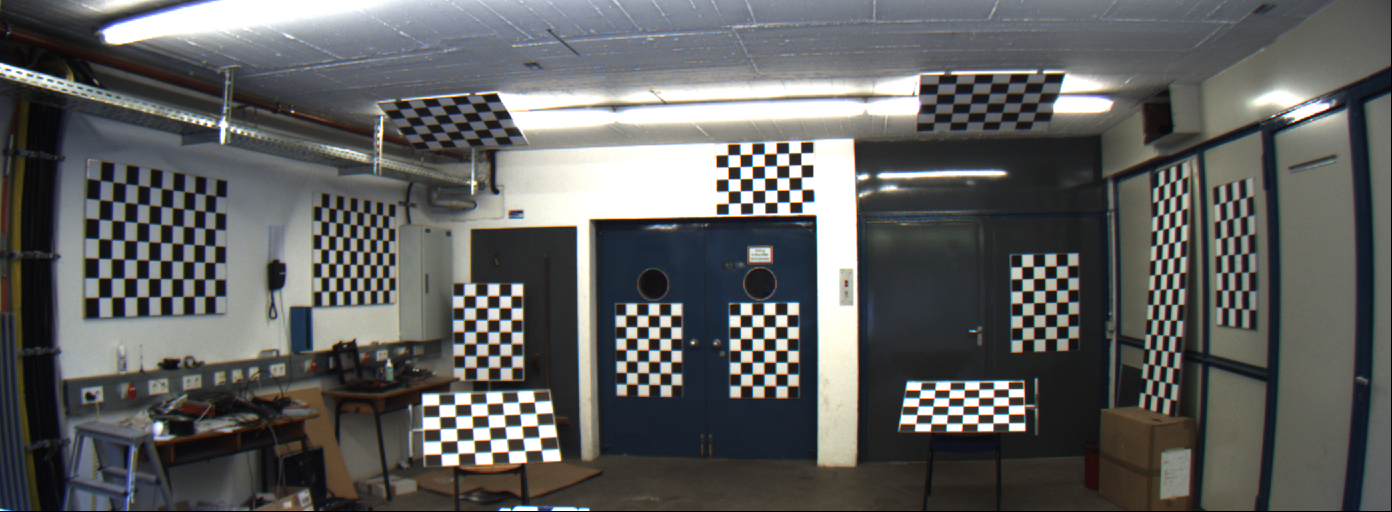
#> input picture calibration.png, 1392 x 512 px
$ jupyter execute Calibration.ipynb
#> lines starting #> are read from the running program, lines starting #| are printed output that depends on the picture; after the words box and inside, x2 and y2 are one past the last pixel; in counts of white or black regions, pixels touching at a corner belong together
[cell 1]
import numpy as np
import cv2
import matplotlib.pyplot as plt
import os

[cell 2]
# Load the image (replace with the path to your uploaded image)
image_path = 'calibration.png'
img = cv2.imread(image_path)
#> img is the input picture: shape (512, 1392, 3); mean B, G, R 94.4, 95.3, 94.4

# Convert to grayscale for corner detection
gray = cv2.cvtColor(img, cv2.COLOR_BGR2GRAY)
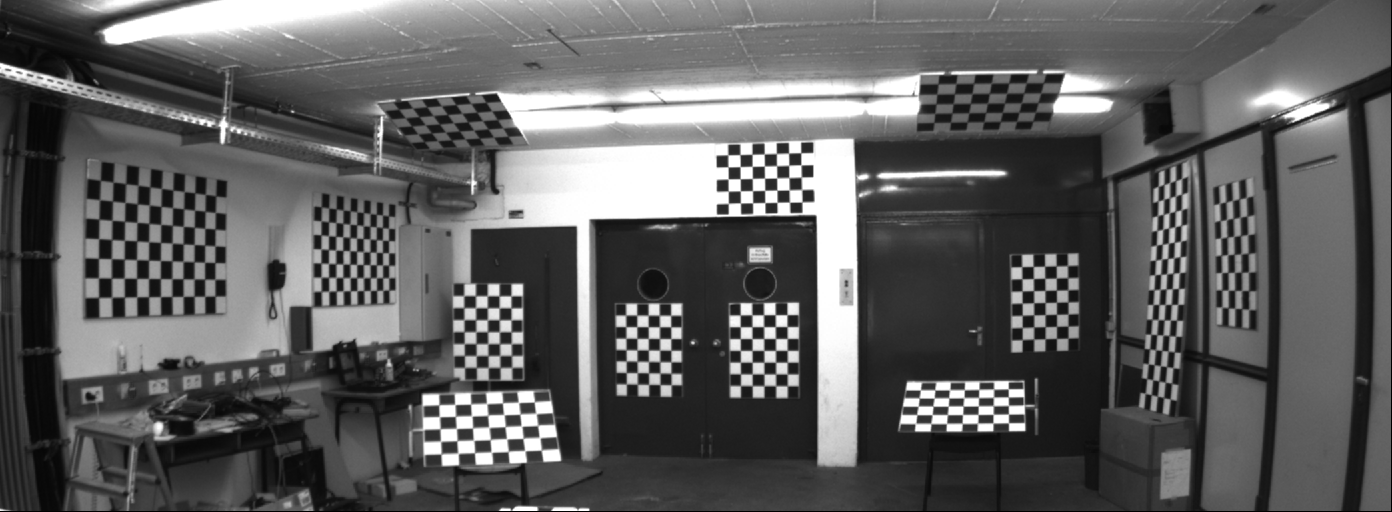
#> gray: shape (512, 1392); min 0, max 255, mean 94.9

# break the image in half
half = gray.shape[1] // 2
#> half = 696
left = gray[:, :half]
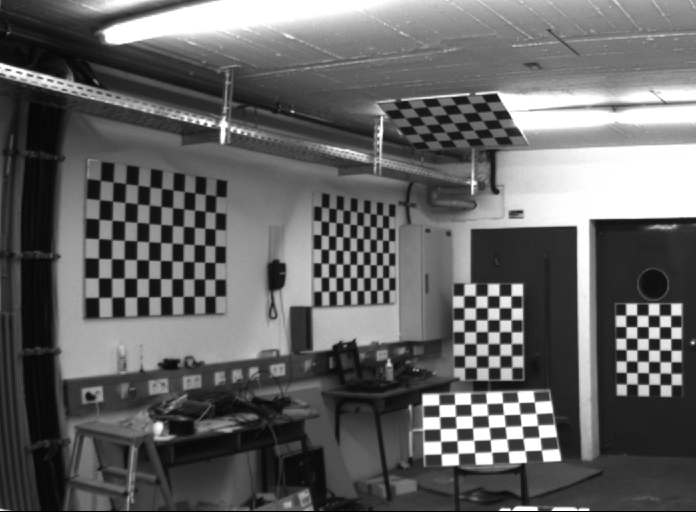
#> left: shape (512, 696); min 0, max 255, mean 99.9
right = gray[:, half:]
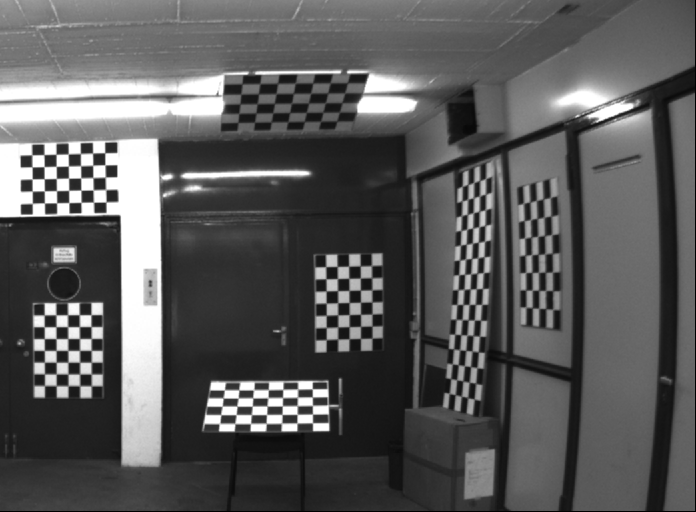
#> right: shape (512, 696); min 0, max 255, mean 89.9

#display right and left images
plt.figure(figsize=(10, 5))
plt.subplot(1, 2, 1)
plt.imshow(left, cmap='gray')
plt.title('Left Image')
plt.subplot(1, 2, 2)
plt.imshow(right, cmap='gray')
plt.title('Right Image')
plt.show()
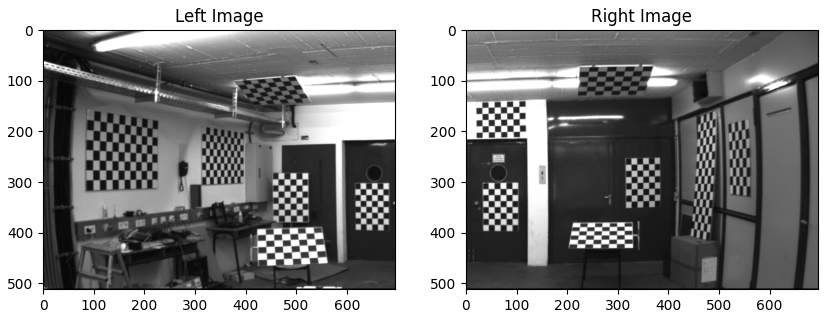
#> figure drawn by matplotlib, 2 panels

gray= left.copy()

[cell 3]
# List of chessboards with their respective number of internal corners (vertical, horizontal)
chessboards = [
    (15,5),
    (5,7),
    (7,5),
    (5,7),
    (7,5),
    (5,7),
    (7,5),
    (7,7),
    (4,4),
    (4,4),
    (4,4)
]

[cell 4]
objpoints = []  # 3D points in real-world space
imgpoints = []  # 2D points in image plane

# Loop through each chessboard's configuration (different number of internal corners)
for nb_vertical, nb_horizontal in chessboards:
    print(f'Checking chessboard {nb_vertical}x{nb_horizontal}...')
    # Prepare object points for this specific chessboard (3D points in real-world space)
    objp = np.zeros((nb_horizontal * nb_vertical, 3), np.float32)
    objp[:, :2] = np.mgrid[0:nb_vertical, 0:nb_horizontal].T.reshape(-1, 2)

    # Detect chessboard corners for this chessboard size
    ret, corners = cv2.findChessboardCorners(
            gray, (nb_vertical, nb_horizontal),
            flags=cv2.CALIB_CB_ADAPTIVE_THRESH + cv2.CALIB_CB_NORMALIZE_IMAGE
        )
    print(ret)


    if ret:
        objpoints.append(objp)  # 3D points
        imgpoints.append(corners)  # 2D points

        # Create a bounding box around the detected corners
        x_min, y_min = np.int32(corners.min(axis=0).ravel())
        x_max, y_max = np.int32(corners.max(axis=0).ravel())
        print(x_min, y_min, x_max, y_max)

        # Set all values inside the bounding box to 0
        gray[y_min:y_max, x_min:x_max] = 0


        plt.figure(figsize=(10, 10))
        plt.imshow(cv2.cvtColor(gray, cv2.COLOR_BGR2RGB))
        #for corners in imgpoints:
        #    if corners is not None:
        #        plt.plot(corners[:, 0, 0], corners[:, 0, 1], 'ro', markersize=5)
        plt.title('Detected Chessboard Corners')
        plt.show()
#> this loop made 11 passes
#> (ret, x_min, y_min, x_max, y_max) on pass 9: (True, 98, 238, 136, 297)
#> ret on passes 1 to 6: False, False, False, False, False, False
#| False
#| False
#| False
#| False
#| False
#| False
#| False
#| False
#> (further printed lines are left out)
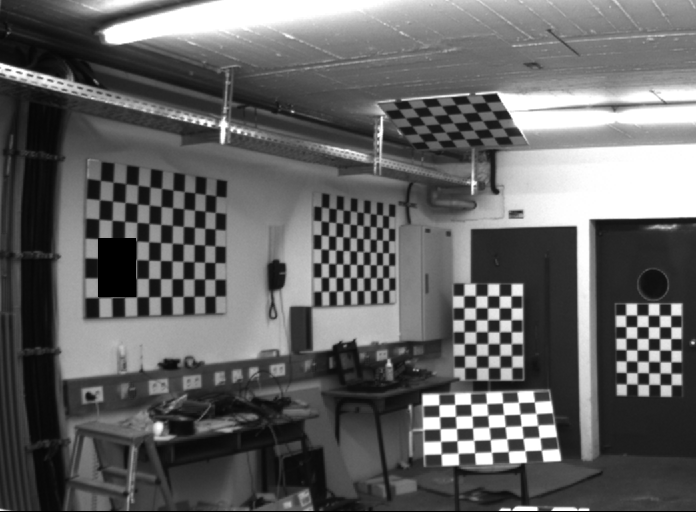
#> gray: shape (512, 696); 0.63% of pixels changed, all inside (x1, y1, x2, y2) = (98, 238, 136, 297)
#> after the loop, imgpoints = 1 item; objpoints = 1 item

[cell 5]
imgpoints

[cell 6]
# Perform camera calibration using all the detected chessboards
ret, mtx, dist, rvecs, tvecs = cv2.calibrateCamera(objpoints, imgpoints, gray.shape[::-1], None, None)
#> ret = 1.29; mtx = [[100.1, 0, 342.2], [0, 3733.2, 220.4], [0, 0, 1]]; dist = [[-0.00707, 0.00133, 0.00359, 0.00582, -0.000132]]; rvecs = ([-1.3, -1, -0.853],); tvecs = ([-43.91, -0.354, 16.7],)

# Get the optimal camera matrix
h, w = img.shape[:2]
#> h = 512; w = 1392
newcameramtx, roi = cv2.getOptimalNewCameraMatrix(mtx, dist, (w, h), 1, (w, h))
#> newcameramtx = [[100.1, 0, 342.2], [0, 3395.3, 246.7], [0, 0, 1]]; roi = (0, 46, 1391, 425)

# Undistort the original image
undistorted_img = cv2.undistort(img, mtx, dist, None, newcameramtx)
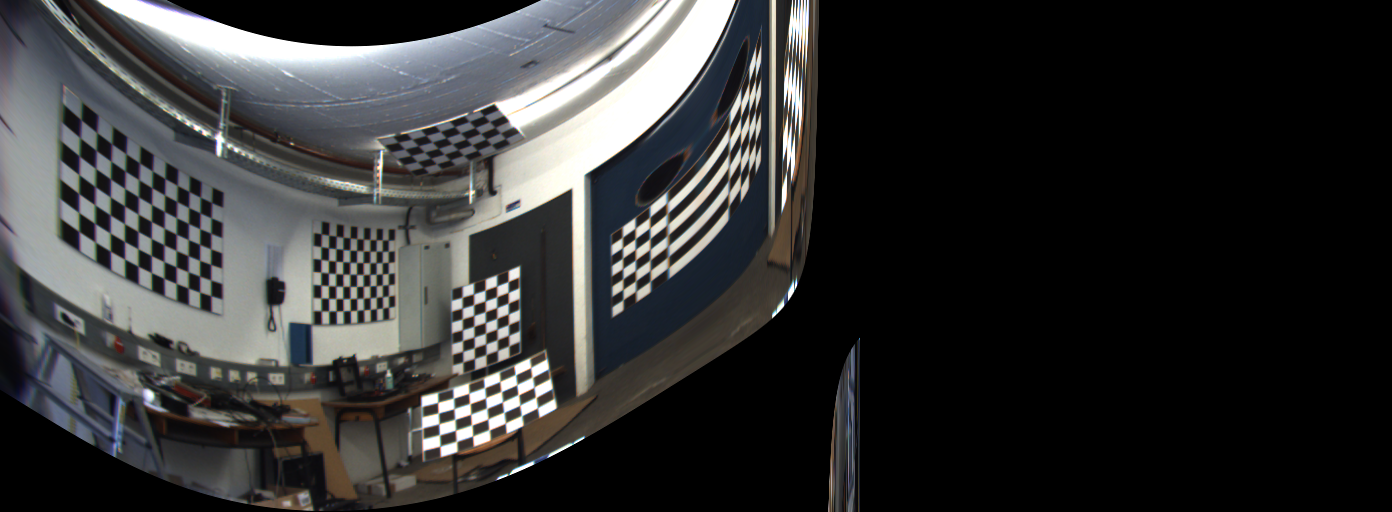
#> undistorted_img: shape (512, 1392, 3); mean B, G, R 51.1, 51.1, 50.7

# Display the original and undistorted images
fig, ax = plt.subplots(nrows=1, ncols=2, figsize=(18, 18))
ax[0].imshow(img[..., [2, 1, 0]])  # Convert BGR to RGB for matplotlib
ax[0].set_title('Original Image with Detected Chessboards')
ax[1].imshow(undistorted_img[..., [2, 1, 0]])  # Convert BGR to RGB for matplotlib
ax[1].set_title('Undistorted Image')

plt.show()
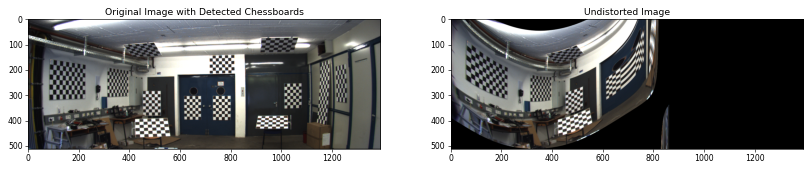
#> figure drawn by matplotlib, 2 panels

$ run again, with undistorted.png copied over calibration.png
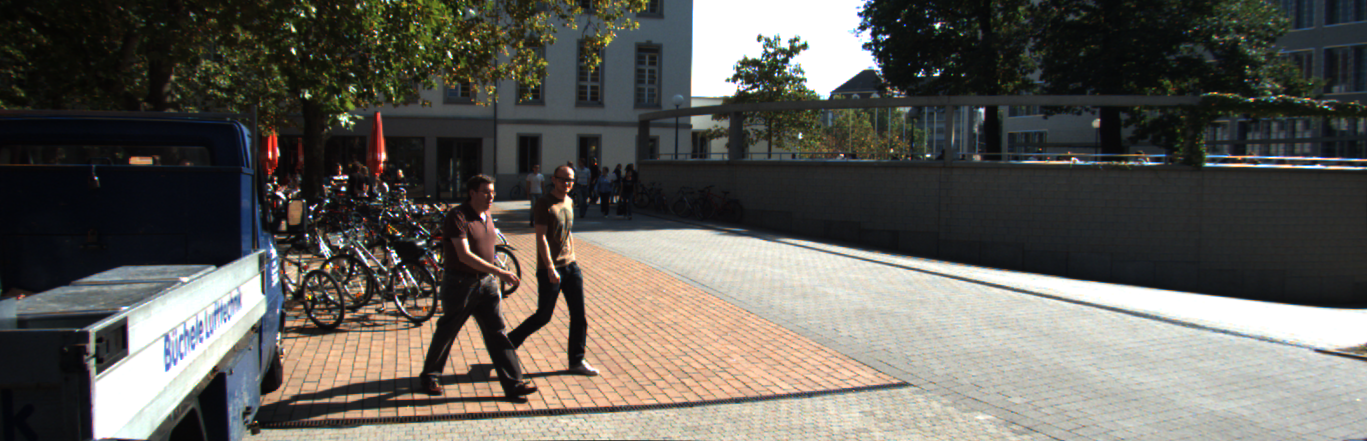
#> input picture undistorted.png, 1367 x 441 px
#> img is the input picture: shape (441, 1367, 3); mean B, G, R 87.9, 93.8, 96.2
#> `right = gray[:, half:]`:
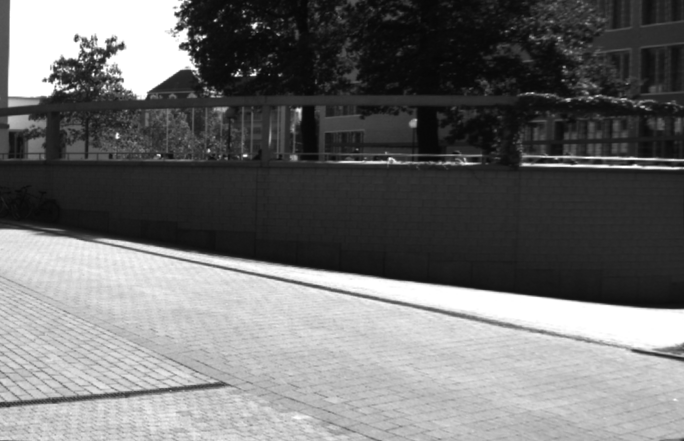
#> right: shape (441, 684); min 7, max 255, mean 111
#> `plt.show()`:
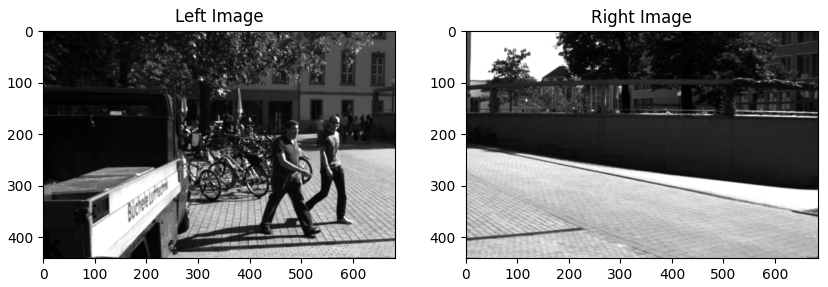
#> figure drawn by matplotlib, 2 panels
#> the loop `for nb_vertical, nb_horizontal in chessboards:` made 11 passes
#| False
#| False
#| False
#| False
#| False
#> (further printed lines are left out)
#> after the loop `for nb_vertical, nb_horizontal in chessboards:`: imgpoints = []

$ run again, with undistorted_rectified.png copied over calibration.png
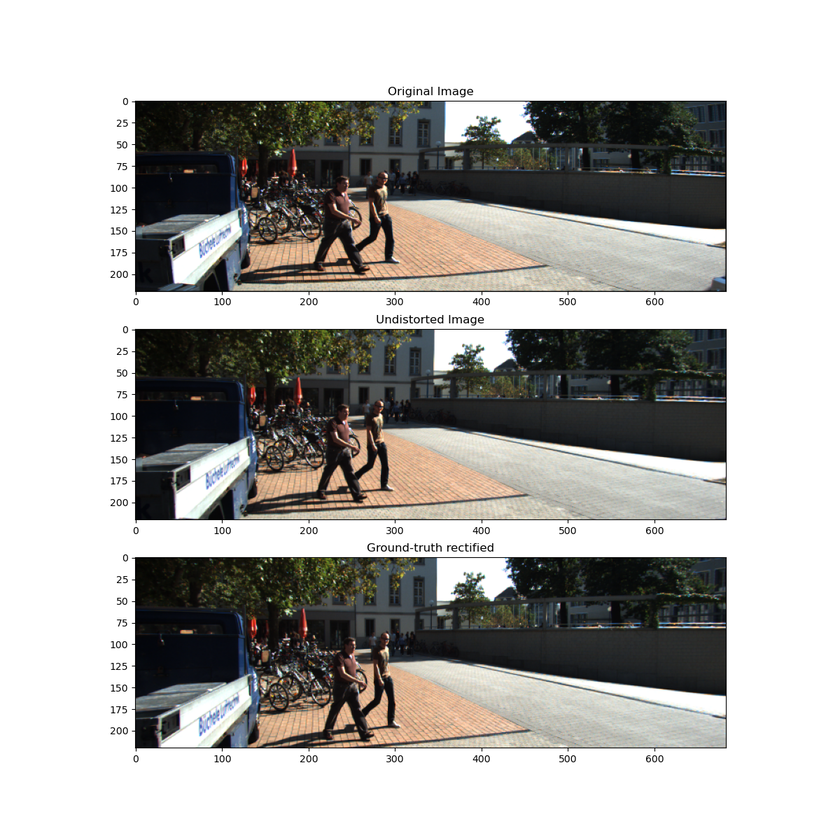
#> input picture undistorted_rectified.png, 840 x 840 px, shrunk from 1200 x 1200 before the run
#> img is the input picture: shape (840, 840, 3); mean B, G, R 172.7, 175.5, 176.7
#> `right = gray[:, half:]`:
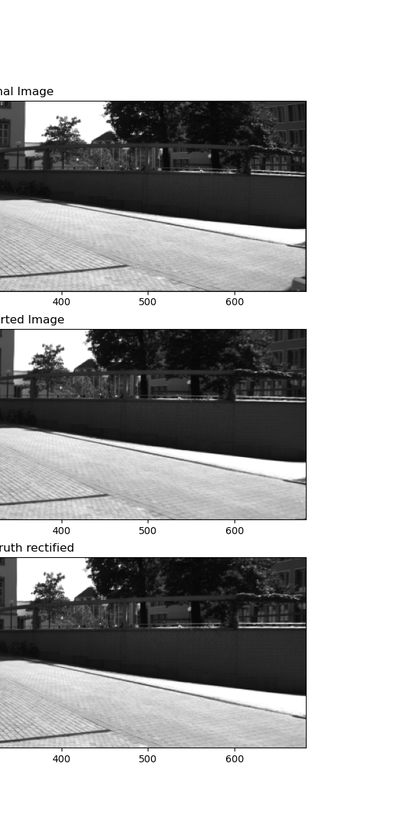
#> right: shape (840, 420); min 0, max 255, mean 181.7
#> `plt.show()`:
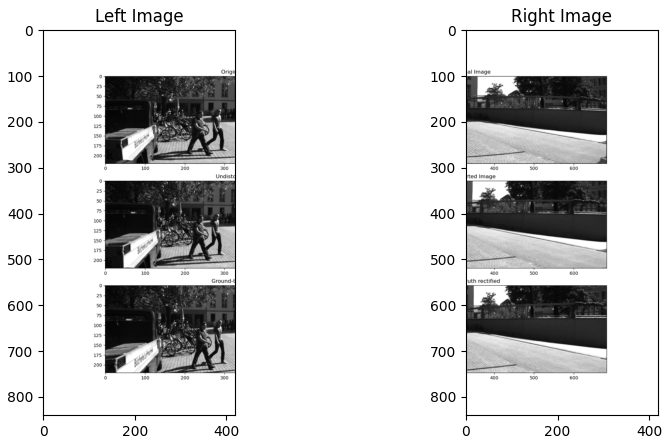
#> figure drawn by matplotlib, 2 panels
#> the loop `for nb_vertical, nb_horizontal in chessboards:` made 11 passes
#| False
#| False
#| False
#| False
#| False
#> (further printed lines are left out)
#> after the loop `for nb_vertical, nb_horizontal in chessboards:`: imgpoints = []
